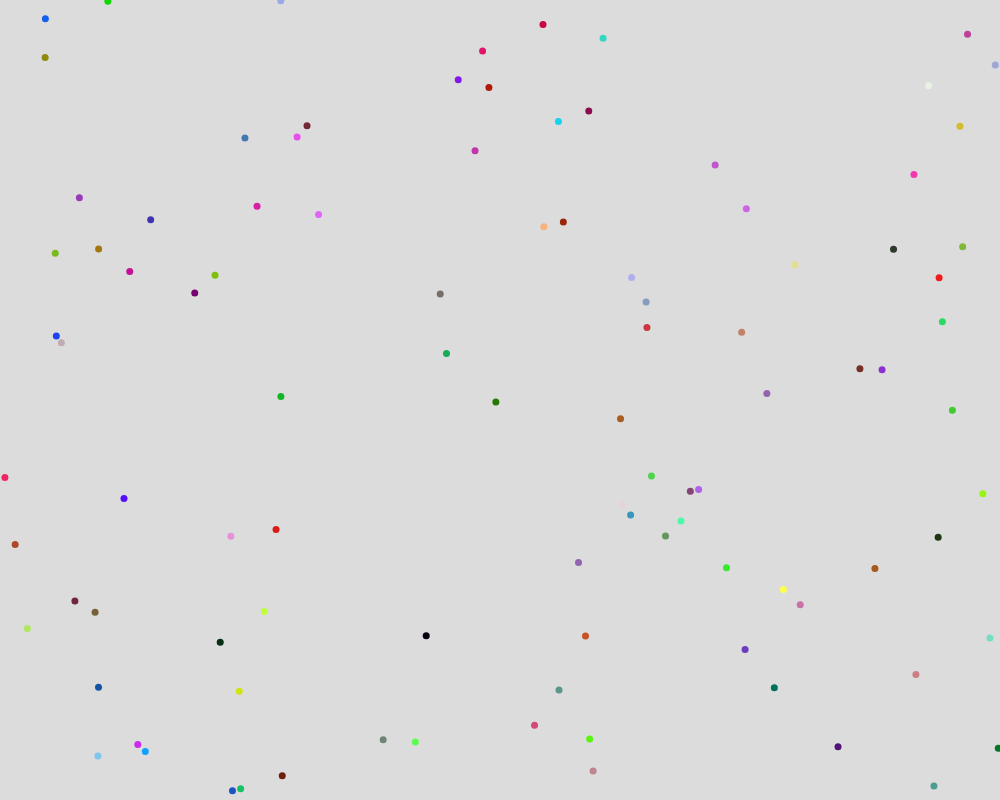
Frame 1 (no input)
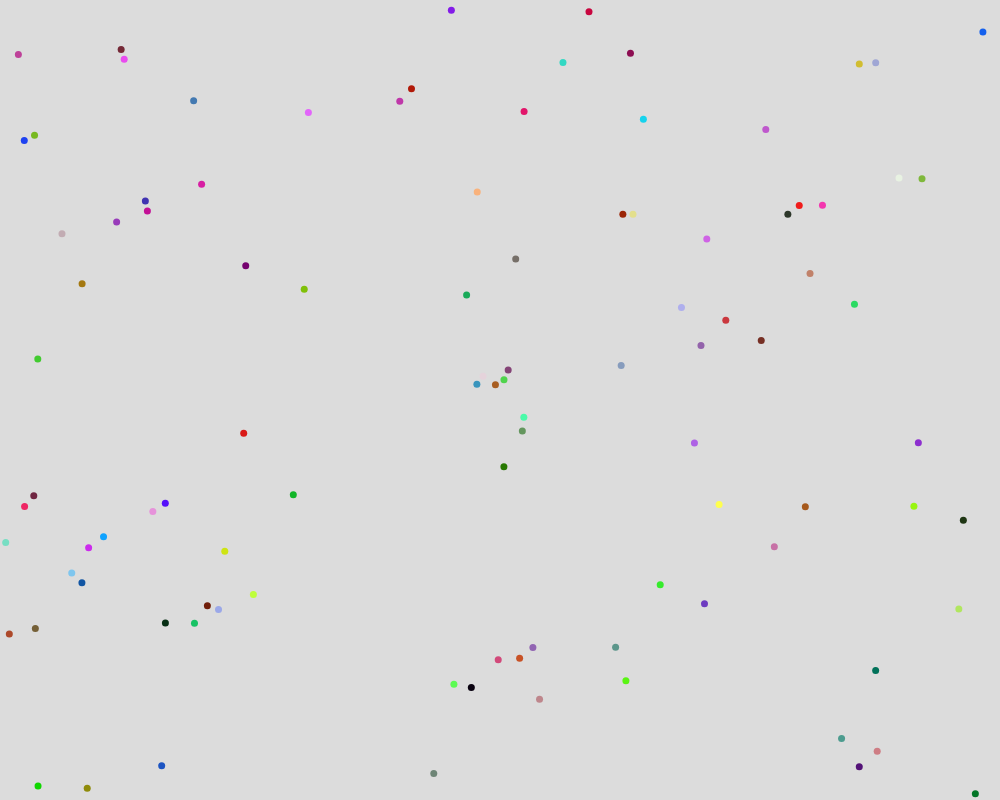
Frame 60 (no input)
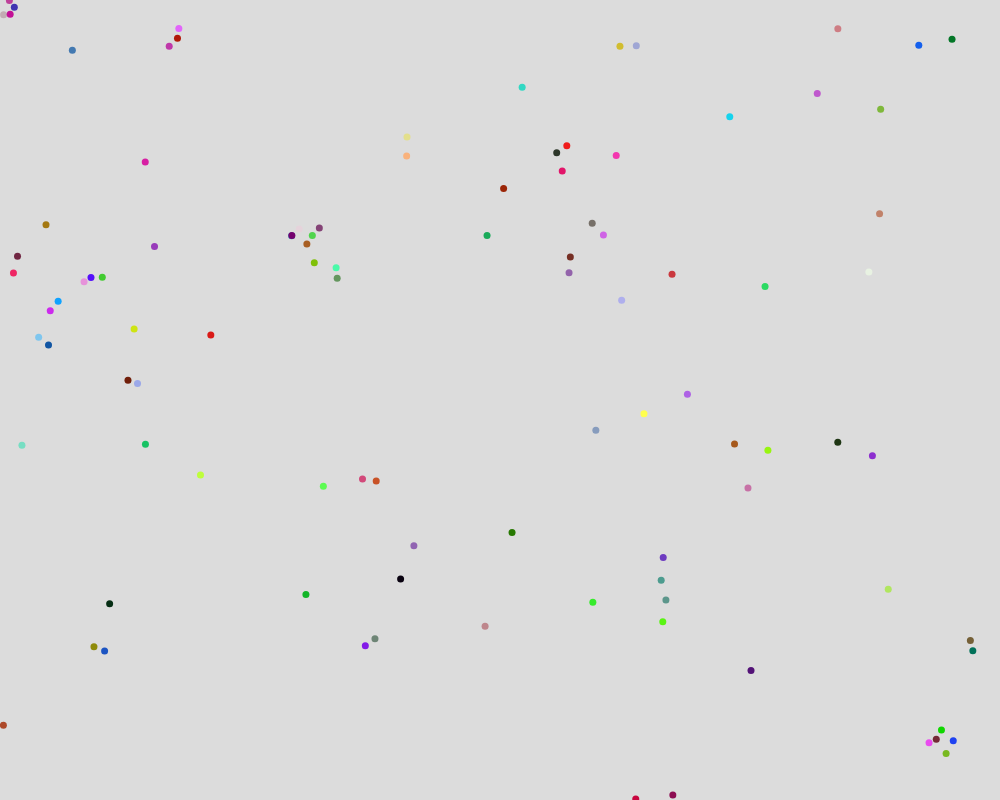
Frame 120 (the mouse pressed at the canvas centre since frame 60)

The p5.js sketch that drew these frames (run headless with seeded random() and noise() and a simulated clock; from frame 60 on, the mouse is pressed at the canvas centre):

// p5.js sketch
// ── sketch.js
function setup() {
  createCanvas(1000, 800);

  // loop over to populate array with Boids
  for(let i=0; i<maxBoids; i++) {
    flock.push(new Boid())
  }
}

function draw() {
  background(220);

  // call show() on each Boid in the simulation.
  flock.forEach(boid => {

    boid.edges(); // keep Boid within bounds of the canvas
    boid.flock(flock); // introduce boid behavior
    boid.update(); // update Boid position
    boid.show(); // display each Boid

  })
}

const flock = [];
const maxBoids = 100;


// ── Boid.js
class Boid {

    // constructs every Boid
    constructor() {

        // set position to random point on canvas
        this.position = createVector(random(width), random(height));
        this.strokeColor = color(random(255), random(255), random(255));

        // randomize velocity intensity and max value
        this.velocity = p5.Vector.random2D();
        this.velocity.setMag(random(0.75, 1.75))
        this.maxVelocity = 4;

        // set acceleration and max value
        this.acceleration = createVector();
        this.maxAcceleration = 0.3;

        this.separationRadius = 10; // radius of boid perception for separation 
        this.alignmentRadius = 20; // radius of boid perception for alignment
        this.cohesionRadius = 20; // radius of boid perception for separation 

    }

    // represent Boid as point on canvas
    show() {

        // set diameter of point
        strokeWeight(7);
        // set color of point
        stroke(this.strokeColor);
        // print point in current position
        point(this.position.x, this.position.y);

    }

    // Boid movement
    // update position and velocity according to velocity and acceleration, respectively
    update() {
        this.position.add(this.velocity)
        this.velocity.add(this.acceleration)
        this.velocity.limit(this.maxVelocity) // limit the velocity to max value
    }

    // loop the frame
    edges() {
    
        if (this.position.x > width) {
            this.position.x = 0
        } else if (this.position.x < 0) {
            this.position.x = width
        }

        if (this.position.y > height) {
            this.position.y = 0
        } else if (this.position.y < 0) {
            this.position.y = height
        }

    }

    // Boid Behavior Logic


    // seperation: return an avoidance force vector of all boids
    separate(boids) {

        let totalBoids = 0; // number of boids in perception radius
        let avoidance = createVector(); // avoidance vector

        // loop through every boid and check if each falls in perc radius of this
        boids.forEach(boid => {
            
            // distance between this boid and other boid
            let d = dist(
                this.position.x, 
                this.position.y, 
                boid.position.x, 
                boid.position.y
            );

            if(d<this.separationRadius && boid != this ) {
                
                //calculate vector pointing away from boid to this boid
                let diff = p5.Vector.sub( this.position, boid.position );

                // normalize seperation vector
                diff.div(d);
                // add inverse vector to avoidance vector
                avoidance.add(diff);
            
                totalBoids++;

            }
        });

        if (totalBoids > 0) {
            avoidance.div(totalBoids); // normalize total avoidance vector
            avoidance.setMag(this.maxVelocity); // limit to maxVelocity
            avoidance.sub(this.velocity)
            avoidance.limit(this.maxAcceleration) // limit to maxAcceleration
            }

        return avoidance;

    }

    // Alignment: align boids' velocity vector with nearby particles to make them move in the same direction
    align(boids) {

        let totalBoids = 0; 
        let alignForce = createVector(); // alignment vector

        boids.forEach(boid => {
            
            let d = dist(
                this.position.x, 
                this.position.y, 
                boid.position.x, 
                boid.position.y
            );

            if(d<this.alginmentRadius && boid != this ) {
                
                // calculate total velocity of each boid in perc radius
                alignForce.add(boid.velocity);
                totalBoids++;

            }
        });

        if (totalBoids > 0) {
            alignForce.div(totalBoids); // normalize total alignment vector
            alignForce.setMag(this.maxVelocity); // makes sure Boid does not deccelerate
            alignForce.sub(this.velocity);
            alignForce.limit(this.maxAcceleration);// limit to maxAcceleration
            }

        return alignForce;

    }

    // 
    cohesion(boids) {

        let totalBoids = 0; 
        let steeringForce = createVector(); // alignment vector

        boids.forEach(boid => {
            
            let d = dist(
                this.position.x, 
                this.position.y, 
                boid.position.x, 
                boid.position.y
            );

            if(d<this.cohesionRadius && boid != this ) {
                
                // calculate total steering force of each boid in perc radius
                steeringForce.add(boid.velocity);
                totalBoids++;

            }
        });

        if (totalBoids > 0) {
            steeringForce.div(totalBoids); // normalize total steering force vector
            steeringForce.sub(this.position);
            steeringForce.setMag(this.maxVelocity); // makes sure Boid does not deccelerate
            steeringForce.sub(this.velocity);
            steeringForce.limit(this.maxAcceleration); // limit to maxAcceleration
            }

        return steeringForce;

    }

    flock(boids) {

        this.acceleration.set(0, 0) // reset boid acceleration in each frame

        // get force vectors returned
        let avoidance = this.separate(boids);
        let alignment = this.align(boids);
        let cohesion = this.cohesion(boids);

        // add to acceleration force
        // there's no mass in the system so Force = Acceleration
        this.acceleration.add(avoidance);
        this.acceleration.add(alignment);
        this.acceleration.add(cohesion);

    }
}
// ── customize.js
class Customize {

    constructor() {
        this.sRadius; // radius of boid perception for separation 
        this.aRadius; // radius of boid perception for alignment
        this.cRadius; // radius of boid perception for separation 
        this.maxVelocity;
    }

    // retrieve perception radiuses
    getSepRadius() {
        return this.sRadius;
    }

    getAlignRadius() {
        return this.aRadius;
    }

    getCohRadius() {
        return this.cRadius;
    }

    // set custom perception radiuses
    setSepRadius(value) {
        this.sRadius = value;
    }

    setAlignRadius(value) {
        this.aRadius = value;
    }

    setCohRadius(value) {
        this.cRadius = value;
    }

    getMaxVelocity() {
        return this.maxVelocity;
    }

    setMaxVelocity(velocity) {
        this.maxVelocity = velocity;
    }


}
// ── style.css
html, body {
  margin: 0;
  padding: 0;
  background: rgb(46, 46, 46);
  color: white;
}

canvas {
  display: block;
}

.sliders {
 display: flex;
 flex-direction: row;
 justify-content: center;
 padding: 2rem;
}
.slider {
  display: flex;
  justify-content: center;
  flex-direction: column;
  text-align: center;
  padding: 0 5rem 0 5rem;
}
